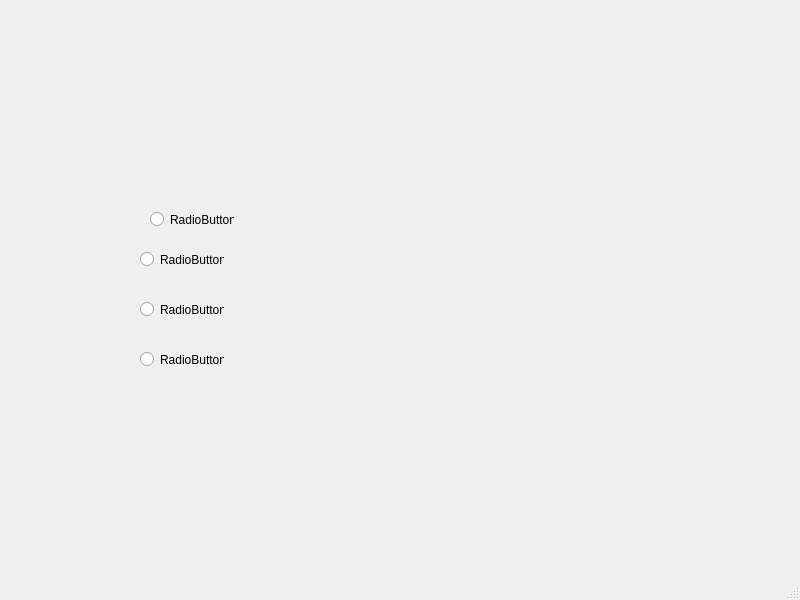
<?xml version="1.0" encoding="UTF-8"?>
<ui version="4.0">
 <class>MainWindow</class>
 <widget class="QMainWindow" name="MainWindow">
  <property name="geometry">
   <rect>
    <x>0</x>
    <y>0</y>
    <width>800</width>
    <height>600</height>
   </rect>
  </property>
  <property name="windowTitle">
   <string>MainWindow</string>
  </property>
  <widget class="QWidget" name="centralwidget">
   <widget class="QRadioButton" name="radioButton">
    <property name="geometry">
     <rect>
      <x>150</x>
      <y>210</y>
      <width>84</width>
      <height>19</height>
     </rect>
    </property>
    <property name="text">
     <string>RadioButton</string>
    </property>
   </widget>
   <widget class="QRadioButton" name="radioButton_2">
    <property name="geometry">
     <rect>
      <x>140</x>
      <y>250</y>
      <width>84</width>
      <height>19</height>
     </rect>
    </property>
    <property name="text">
     <string>RadioButton</string>
    </property>
   </widget>
   <widget class="QRadioButton" name="radioButton_3">
    <property name="geometry">
     <rect>
      <x>140</x>
      <y>300</y>
      <width>84</width>
      <height>19</height>
     </rect>
    </property>
    <property name="text">
     <string>RadioButton</string>
    </property>
   </widget>
   <widget class="QRadioButton" name="radioButton_4">
    <property name="geometry">
     <rect>
      <x>140</x>
      <y>350</y>
      <width>84</width>
      <height>19</height>
     </rect>
    </property>
    <property name="text">
     <string>RadioButton</string>
    </property>
   </widget>
  </widget>
  <widget class="QMenuBar" name="menubar">
   <property name="geometry">
    <rect>
     <x>0</x>
     <y>0</y>
     <width>800</width>
     <height>20</height>
    </rect>
   </property>
  </widget>
  <widget class="QStatusBar" name="statusbar"/>
 </widget>
 <resources/>
 <connections/>
</ui>
